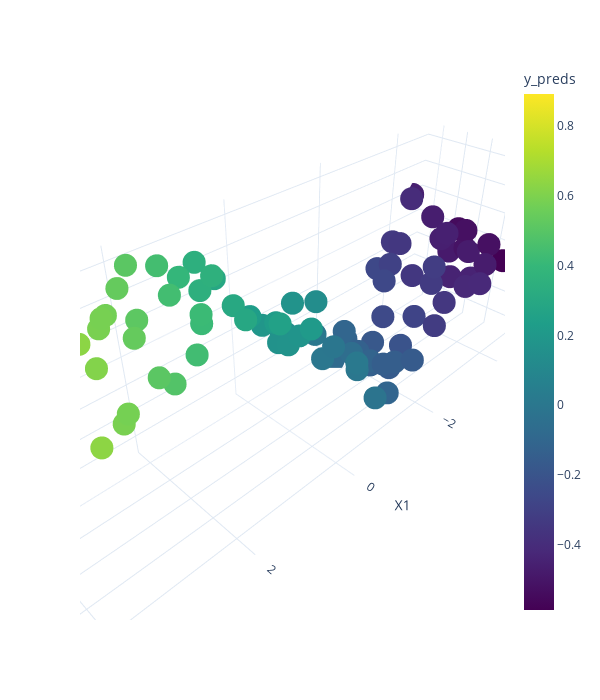

This figure's notebook cell:
### Code cell
plot = px.scatter_3d(data_frame=train,
              x="X1",
              y="X2",
              z="y",
              color="y_preds", 
              #color="y",
              color_continuous_scale="viridis",
              height=700,
              width=600,
              template="plotly_white")

#plot.add_trace(go.Surface(x=train["X1"].to_numpy(), y=train["X2"].to_numpy(), z=train["y_preds"].to_numpy()))

plot.show()
